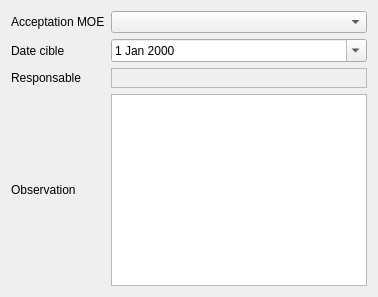
             <widget class="QWidget" name="tab_9">
              <attribute name="title">
               <string>Avis</string>
              </attribute>
              <layout class="QGridLayout" name="gridLayout_10">
               <item row="4" column="1">
                <widget class="QFrame" name="frame_choisresp">
                 <property name="frameShape">
                  <enum>QFrame::StyledPanel</enum>
                 </property>
                 <property name="frameShadow">
                  <enum>QFrame::Raised</enum>
                 </property>
                 <layout class="QVBoxLayout" name="verticalLayout_15"/>
                </widget>
               </item>
               <item row="2" column="1">
                <widget class="QDateEdit" name="dateEdit_datecible">
                 <property name="calendarPopup">
                  <bool>true</bool>
                 </property>
                </widget>
               </item>
               <item row="0" column="0">
                <widget class="QLabel" name="label_11">
                 <property name="text">
                  <string>Acceptation MOE</string>
                 </property>
                </widget>
               </item>
               <item row="2" column="0">
                <widget class="QLabel" name="label_12">
                 <property name="text">
                  <string>Date cible</string>
                 </property>
                </widget>
               </item>
               <item row="6" column="0">
                <widget class="QLabel" name="label_13">
                 <property name="text">
                  <string>Observation</string>
                 </property>
                </widget>
               </item>
               <item row="4" column="0">
                <widget class="QLabel" name="label_14">
                 <property name="text">
                  <string>Responsable</string>
                 </property>
                </widget>
               </item>
               <item row="0" column="1">
                <widget class="QComboBox" name="comboBox_acceptation"/>
               </item>
               <item row="6" column="1">
                <widget class="QTextBrowser" name="textBrowser_ncbobs">
                 <property name="readOnly">
                  <bool>false</bool>
                 </property>
                </widget>
               </item>
              </layout>
             </widget>
